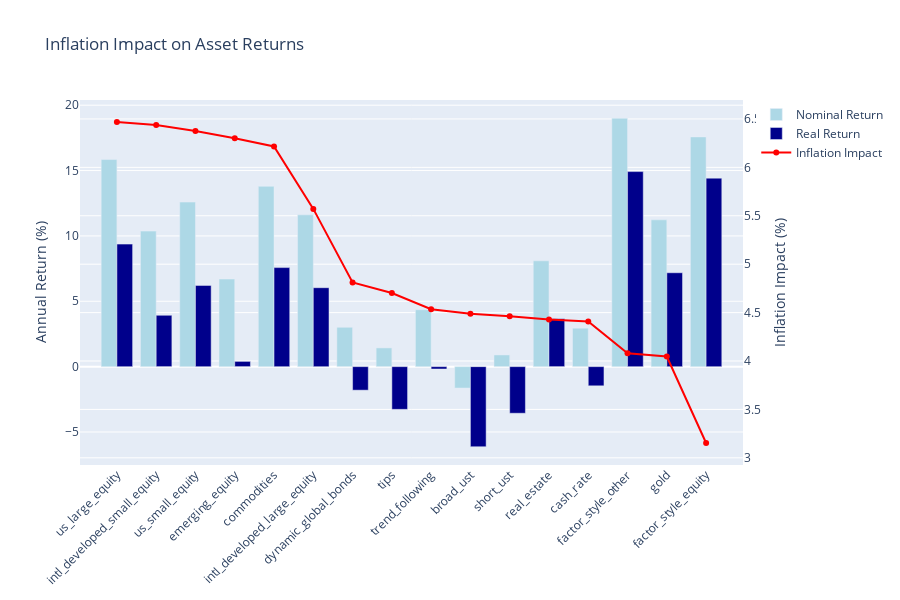

Notebook code cell kept with this figure:
### Markdown cell above
## 10. Inflation Impact Analysis

### Code cell
# Calculate inflation impact on returns
inflation_impact = pd.DataFrame({
    'Nominal Return': nominal_stats['Ann. Return'] * 100,
    'Real Return': real_stats['Ann. Return'] * 100,
    'Inflation Impact': (nominal_stats['Ann. Return'] - real_stats['Ann. Return']) * 100,
    'Category': real_stats['Category']
})

# Sort by inflation impact
inflation_impact = inflation_impact.sort_values('Inflation Impact', ascending=False)

# Create visualization
fig = go.Figure()

# Add bars for nominal returns
fig.add_trace(go.Bar(
    name='Nominal Return',
    x=inflation_impact.index,
    y=inflation_impact['Nominal Return'],
    marker_color='lightblue'
))

# Add bars for real returns
fig.add_trace(go.Bar(
    name='Real Return',
    x=inflation_impact.index,
    y=inflation_impact['Real Return'],
    marker_color='darkblue'
))

# Add line for inflation impact
fig.add_trace(go.Scatter(
    name='Inflation Impact',
    x=inflation_impact.index,
    y=inflation_impact['Inflation Impact'],
    mode='lines+markers',
    marker_color='red',
    yaxis='y2'
))

fig.update_layout(
    title='Inflation Impact on Asset Returns',
    xaxis_tickangle=-45,
    yaxis=dict(title='Annual Return (%)'),
    yaxis2=dict(title='Inflation Impact (%)', overlaying='y', side='right'),
    barmode='group',
    height=600,
    hovermode='x unified'
)

fig.show()

# Summary statistics
print("\n📊 Inflation Impact Summary:")
print(f"Average inflation impact: {inflation_impact['Inflation Impact'].mean():.2f}%")
print(f"\nMost affected by inflation:")
print(inflation_impact.head(3)[['Inflation Impact', 'Category']].round(2))
print(f"\nLeast affected by inflation:")
print(inflation_impact.tail(3)[['Inflation Impact', 'Category']].round(2))

### Figure 1 — Plotly figure (JSON) as saved in the notebook; plotly's stock layout.template omitted (floating-point values rounded to 4 significant figures)
{"data": [{"marker": {"color": "lightblue"}, "name": "Nominal Return", "type": "bar", "x": ["us_large_equity", "intl_developed_small_equity", "us_small_equity", "emerging_equity", "commodities", "intl_developed_large_equity", "dynamic_global_bonds", "tips", "trend_following", "broad_ust", "short_ust", "real_estate", "cash_rate", "factor_style_other", "gold", "factor_style_equity"], "y": [15.84, 10.37, 12.59, 6.703, 13.79, 11.61, 3.01, 1.434, 4.352, -1.64, 0.8955, 8.095, 2.941, 19.0, 11.23, 17.57]}, {"marker": {"color": "darkblue"}, "name": "Real Return", "type": "bar", "x": ["us_large_equity", "intl_developed_small_equity", "us_small_equity", "emerging_equity", "commodities", "intl_developed_large_equity", "dynamic_global_bonds", "tips", "trend_following", "broad_ust", "short_ust", "real_estate", "cash_rate", "factor_style_other", "gold", "factor_style_equity"], "y": [9.373, 3.93, 6.214, 0.4019, 7.577, 6.039, -1.801, -3.269, -0.1835, -6.129, -3.566, 3.667, -1.468, 14.92, 7.183, 14.42]}, {"marker": {"color": "red"}, "mode": "lines+markers", "name": "Inflation Impact", "type": "scatter", "x": ["us_large_equity", "intl_developed_small_equity", "us_small_equity", "emerging_equity", "commodities", "intl_developed_large_equity", "dynamic_global_bonds", "tips", "trend_following", "broad_ust", "short_ust", "real_estate", "cash_rate", "factor_style_other", "gold", "factor_style_equity"], "y": [6.469, 6.438, 6.375, 6.301, 6.216, 5.571, 4.811, 4.703, 4.535, 4.489, 4.461, 4.428, 4.409, 4.08, 4.046, 3.153], "yaxis": "y2"}], "layout": {"barmode": "group", "height": 600, "hovermode": "x unified", "title": {"text": "Inflation Impact on Asset Returns"}, "xaxis": {"tickangle": -45}, "yaxis": {"title": {"text": "Annual Return (%)"}}, "yaxis2": {"overlaying": "y", "side": "right", "title": {"text": "Inflation Impact (%)"}}}}
